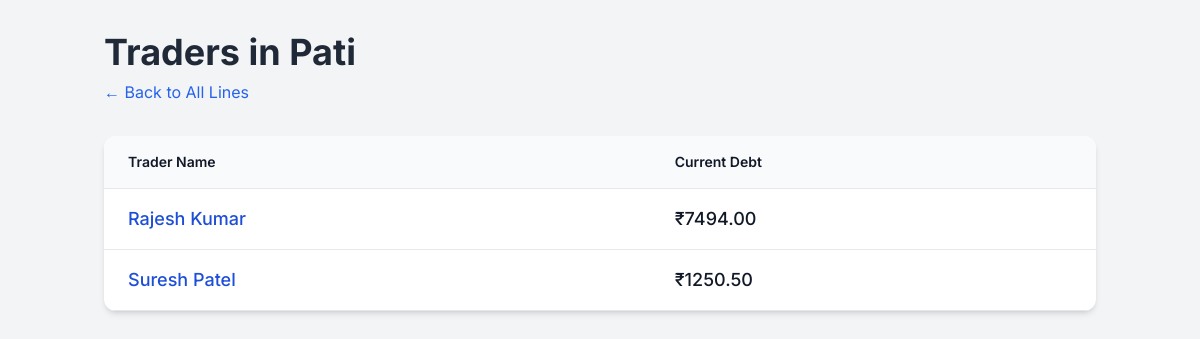
Page /line/Pati on the committed database.
### tables this page shows
CREATE TABLE traders (
    id INTEGER PRIMARY KEY AUTOINCREMENT,
    name TEXT NOT NULL,
    line TEXT NOT NULL,
    total_debt REAL NOT NULL DEFAULT 0.0
);

### app.py (the view)
@app.route('/line/<line_name>')
def view_line(line_name):
    db = get_db()
    traders_in_line = db.execute('SELECT * FROM traders WHERE line = ? ORDER BY name', (line_name,)).fetchall()
    return render_template('line_traders.html', line_name=line_name, traders_in_line=traders_in_line)

### app.py (called while the page is built)
def get_db():
    if 'db' not in g:
        g.db = sqlite3.connect(DATABASE)
        g.db.row_factory = sqlite3.Row
    return g.db

### templates/line_traders.html (shortened to what this page needs)
<!DOCTYPE html>
<html lang="en">
<head>
    <script src="https://cdn.tailwindcss.com"></script>
</head>
<body class="bg-gray-100">
    <div class="container mx-auto px-4 py-8">
        <header class="mb-8">
            <h1 class="text-4xl font-bold text-gray-800">Traders in {{ line_name }}</h1>
            <a href="/" class="text-blue-600 hover:underline mt-2 inline-block">&larr; Back to All Lines</a>
        </header>
        <main class="bg-white rounded-xl shadow-md overflow-hidden">
            <table class="min-w-full text-left">
                <thead class="border-b bg-gray-50">
                    <tr>
                        <th scope="col" class="text-sm font-semibold text-gray-900 px-6 py-4">Trader Name</th>
                        <th scope="col" class="text-sm font-semibold text-gray-900 px-6 py-4">Current Debt</th>
                    </tr>
                </thead>
                <tbody>
                    {% for trader in traders_in_line %}
                    <tr class="border-b hover:bg-gray-50">
                        <td class="px-6 py-4 whitespace-nowrap text-lg font-medium text-gray-900">
                            <a href="/trader/{{ trader.id }}" class="text-blue-700 hover:text-blue-900">{{ trader.name }}</a>
                        </td>
                        <td class="px-6 py-4 whitespace-nowrap text-lg font-medium text-gray-900">
                            ₹{{ "%.2f"|format(trader.total_debt) }}
                        </td>
                    </tr>
                    {% endfor %}
                </tbody>
            </table>
        </main>
    </div>
</body>
</html>

### templates/line_traders.html (style rules this page uses)
body { font-family: 'Inter', sans-serif; }

### rows in the picture
traders: name "Rajesh Kumar", total_debt "7494.00"
traders: name "Suresh Patel", total_debt "1250.50"

### other values in the picture
{{ line_name }} "Pati"
